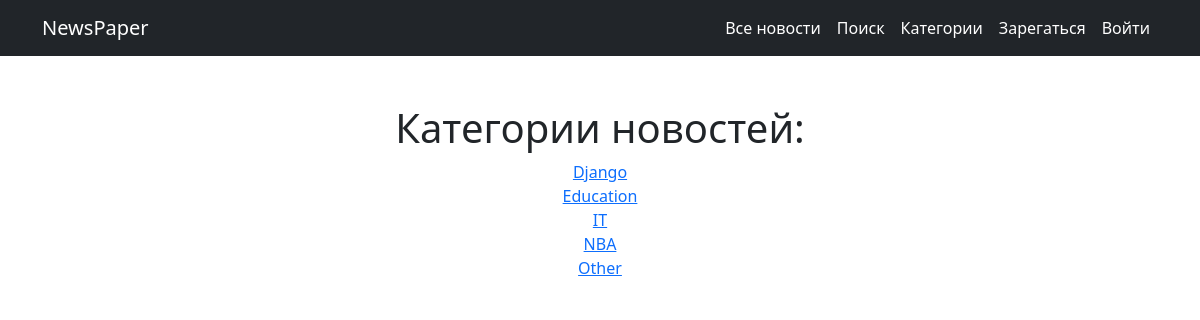
The app's page /news/categories with its own data.
### news/models.py (models this page shows, shortened)
class Category(models.Model):
    name = models.CharField(max_length=64, unique=True)
    subscribers = models.ManyToManyField(User, blank=True)

### news/views.py (the view)
# urls.py: path('categories', PostCategoryView.as_view(), name='categories'),
class PostCategoryView(ListView):
    model = Category
    template_name = 'categories.html'
    context_object_name = 'categories'
    queryset = Category.objects.order_by('name')

### templates/categories.html (shortened to what this page needs)
{% extends 'default.html' %}
{% block content %}
<h1>Категории новостей:</h1>
{% for category in categories %}
<div>
    <a href="{% url 'cat_detail' category.id %}">{{ category.name }}</a>
</div>
{% endfor %}
{% endblock content %}

### records on screen
Category: name "Django"
Category: name "Education"
Category: name "IT"
Category: name "NBA"
Category: name "Other"
